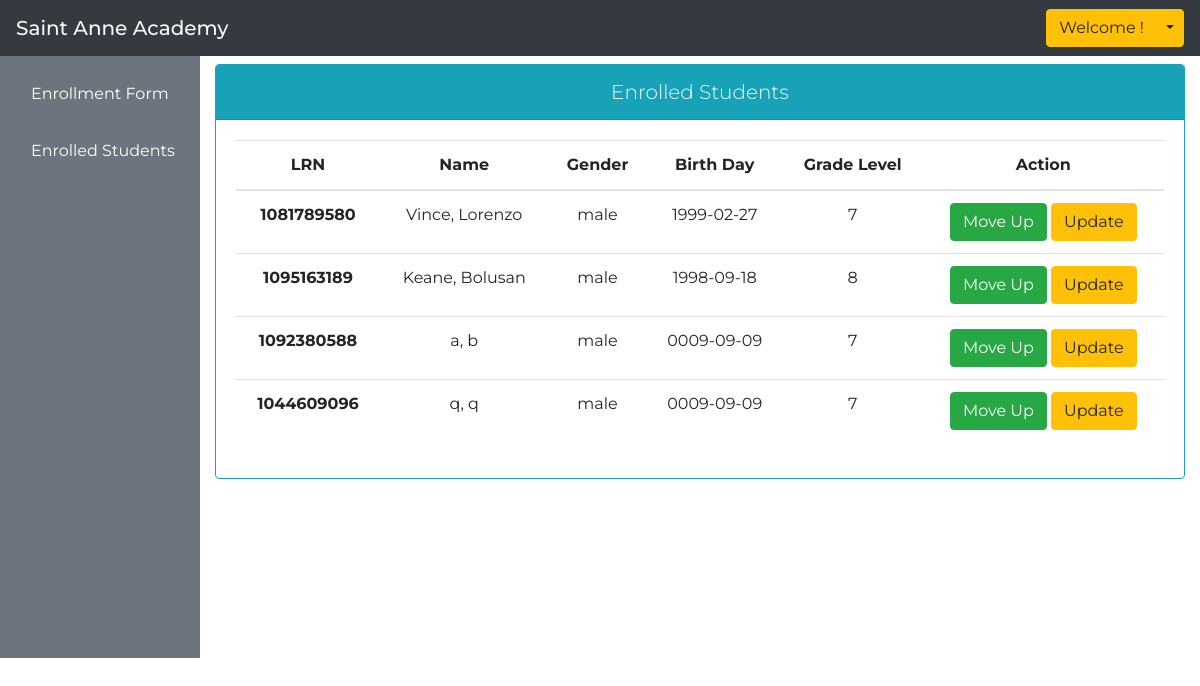
The page /enrollment_officer/enrolled_students.php on the database as committed earlier.
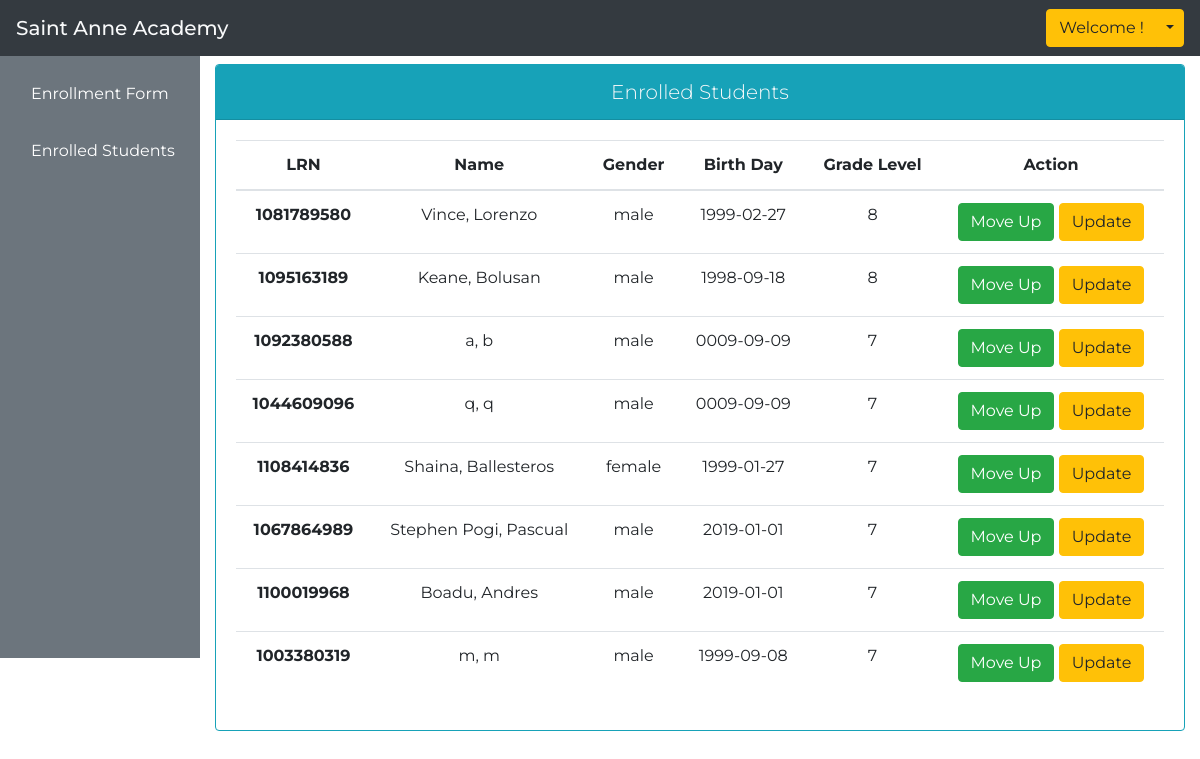
The same page on the database as committed later.
### tables this page shows
CREATE TABLE `student` (
  `student_id` int(11) NOT NULL,
  `lrn` varchar(255) NOT NULL,
  `grade_level_id` varchar(255) NOT NULL,
  `section` varchar(255) NOT NULL,
  `school_year` varchar(255) NOT NULL,
  `family_name` text NOT NULL,
  `first_name` text NOT NULL,
  `middle_name` text NOT NULL,
  `bday` date NOT NULL,
  `gender` text NOT NULL,
  `address` varchar(255) NOT NULL,
  `status` text NOT NULL,
  `mother_tounge` text NOT NULL,
  `religion` text NOT NULL,
  `ethnicity` text NOT NULL,
  `dialect` text NOT NULL,
  `other_details` text NOT NULL,
  `school_id_number` varchar(255) NOT NULL,
  `school_name` text NOT NULL,
  `adviser_name` text NOT NULL,
  `father_name` text NOT NULL,
  `mother_name` text NOT NULL,
  `guardian_name` text NOT NULL,
  `mobile_number` varchar(20) NOT NULL
);

### enrollment_officer/enrolled_students.php (the view, shortened to what this page needs)
<?php require 'layouts/header.php'; ?>
    <div class="float-right col-10" style="margin-top: 4%;">
        <div class="mt-3" style="margin: 0 auto;">
                <div class="card border-info mb-3" style="max-width: 100%;">
                    <div class="card-header bg-info text-light text-center lead">Enrolled Students</div>
                        <div class="card-body">
                            <table class="table text-center">
                                <thead>
                                    <tr>
                                        <th scope="col">LRN</th>
                                        <th scope="col">Name</th>
                                        <th scope="col">Gender</th>
                                        <th scope="col">Birth Day</th>
                                        <th scope="col">Grade Level</th>
                                        <th scope="col">Action</th>
                                    </tr>
                                </thead>
                                <tbody>
                                    <?php
                                        $con = mysqli_connect("localhost", "root", "", "enrollment");
                                        $query = "select * from student";
                                        $sql = mysqli_query($con, $query);
                                        while($row = mysqli_fetch_array($sql)){
                                    ?>
                                    <tr>
                                        <th scope="row"><?php echo $row['lrn']; ?></th>
                                        <td><?php echo $row['first_name']; ?>, <?php echo $row['family_name']; ?></td>
                                        <td><?php echo $row['gender'] ?></td>
                                        <td><?php echo $row['bday'] ?></td>
                                        <td><?php echo $row['grade_level_id']; ?></td>
                                        <td>
                                            <input type="button" value="Move Up" class="btn btn-success">
                                            <a href="includes/update_student.php?id=<?= $row['student_id'] ?>" class='btn btn-warning'>Update</a>
                                        </td>
                                    </tr>
                                    <?php
                                        }
                                    ?>
                                </tbody>
                            </table>
                        </div>
                    </div>
                </div>
            </div>
<?php require 'layouts/footer.php'; ?>

### enrollment_officer/layouts/header.php (shortened to what this page needs)
<!DOCTYPE html>
<html lang="en">
    <head>
        <link rel="stylesheet" href="https://stackpath.bootstrapcdn.com/bootstrap/4.3.1/css/bootstrap.min.css">
        <link rel="stylesheet" href="https://use.fontawesome.com/releases/v5.8.1/css/all.css">
    </head>
    <body>
        <nav class="navbar navbar-light bg-dark fixed-top">
            <span class="navbar-brand mb-0 h1 text-light">Saint Anne Academy</span>
            <div class="btn-group">
                <button type="button" class="btn btn-warning">Welcome <?php echo $_SESSION['username']; ?>!</button>
                <button type="button" class="btn btn-warning dropdown-toggle dropdown-toggle-split" data-toggle="dropdown" aria-haspopup="true" aria-expanded="false">
                </button>
            </div>
        </nav>
        <div class="container-fluid">
            <div class="row">
                <div class="col-2 bg-secondary mt-2" style="height: 650px; position: fixed; padding-top: 4%;">
                    <ul class="nav flex-column" style="width: 180px;">
                        <li class="nav-item">
                            <a class="nav-link" href="enrollment_form.php">Enrollment Form</a>
                        </li>
                        <li class="nav-item">
                            <a class="nav-link" href="enrolled_students.php">Enrolled Students</a>
                        </li>
                    </ul>
                </div>
            </div>
        </div>

### enrollment_officer/layouts/footer.php (shortened to what this page needs)
  </body>
</html>

### enrollment_officer/layouts/header.php (style rules this page uses)
body { font-family: Montserrat; }
.nav-link { color: white; margin-top: 10%; }

Rows that differ between the two databases and show on the page:
changed student "Vince": grade_level "7" → "8"
added student: lrn "1108414836", first_name "Shaina", family_name "Ballesteros", gender "female", bday "1999-01-27", grade_level "7"
added student: lrn "1067864989", first_name "Stephen Pogi", family_name "Pascual", gender "male", bday "2019-01-01", grade_level "7"
added student: lrn "1100019968", first_name "Boadu", family_name "Andres", gender "male", bday "2019-01-01", grade_level "7"
added student: lrn "1003380319", first_name "m", family_name "m", gender "male", bday "1999-09-08", grade_level "7"
